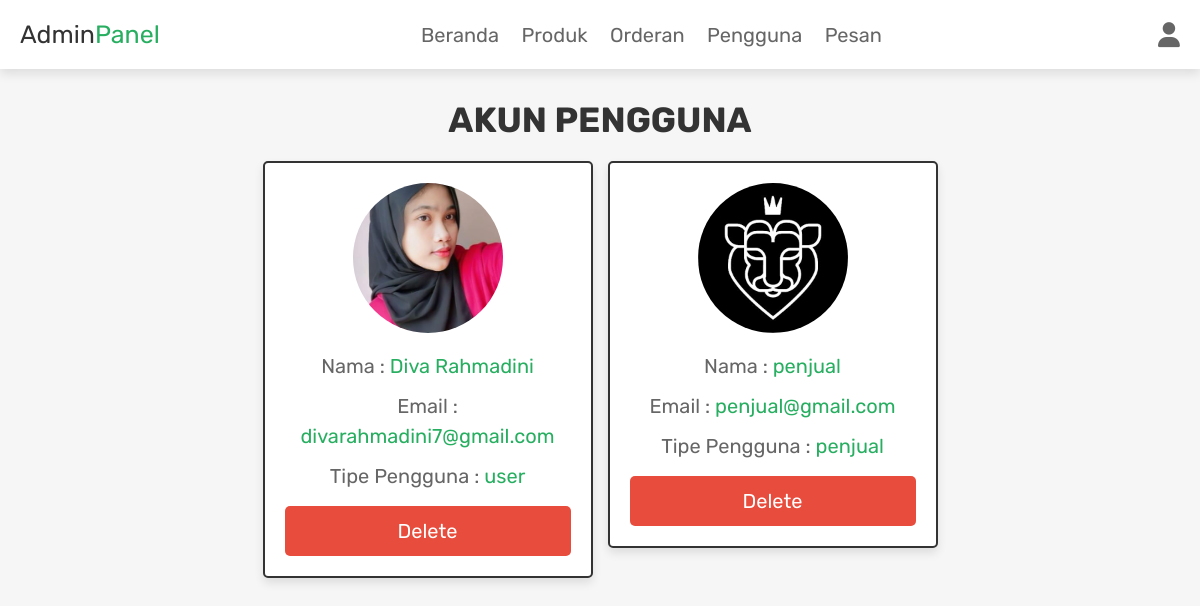
/admin_users.php (signed in), run on the app's committed database.
### tables this page shows
CREATE TABLE `users` (
  `id` int(100) NOT NULL,
  `name` varchar(100) NOT NULL,
  `email` varchar(100) NOT NULL,
  `password` varchar(100) NOT NULL,
  `user_type` varchar(20) NOT NULL DEFAULT 'user',
  `image` varchar(100) NOT NULL
);

### admin_users.php (the view, shortened to what this page needs)
<?php
@include 'config.php';
$admin_id = $_SESSION['admin_id'];
?>
<!DOCTYPE html>
<html lang="en">
<head>
   <link rel="stylesheet" href="https://cdnjs.cloudflare.com/ajax/libs/font-awesome/6.1.1/css/all.min.css">
   <link rel="stylesheet" href="css/admin_style.css">
</head>
<body>
<?php include 'admin_header.php'; ?>
<section class="user-accounts">
   <h1 class="title">Akun Pengguna</h1>
   <div class="box-container">
      <?php
         $select_users = $conn->prepare("SELECT * FROM `users`");
         $select_users->execute();
         while($fetch_users = $select_users->fetch(PDO::FETCH_ASSOC)){
      ?>
      <div class="box" style="<?php if($fetch_users['id'] == $admin_id){ echo 'display:none'; }; ?>">
         <img src="uploaded_img/<?= $fetch_users['image']; ?>" alt="">
         <p> Nama : <span><?= $fetch_users['name']; ?></span></p>
         <p> Email : <span><?= $fetch_users['email']; ?></span></p>
         <p> Tipe Pengguna : <span style=" color:<?php if($fetch_users['user_type'] == 'admin'){ echo 'orange'; }; ?>"><?= $fetch_users['user_type']; ?></span></p>
         <a href="admin_users.php?delete=<?= $fetch_users['id']; ?>" onClick="return confirm('delete this user?');" class="delete-btn">delete</a>
      </div>
      <?php
      }
      ?>
   </div>
</section>
</body>
</html>

### css/admin_style.css (style rules this page uses)
.user-accounts .box-container { display: grid; grid-template-columns: repeat(auto-fit, 33rem); gap:1.5rem; align-items: flex-start; justify-content:center; }
.user-accounts .box-container .box { border:var(--border); box-shadow: var(--box-shadow); background-color: var(--white); border-radius: .5rem; padding:2rem; text-align: center; }
.user-accounts .box-container .box img { height: 15rem; width: 15rem; border-radius: 50%; object-fit: cover; margin-bottom: 1rem; }
.user-accounts .box-container .box p { line-height: 1.5; padding:.5rem 0; font-size: 2rem; color:var(--light-color); }
.user-accounts .box-container .box p span { color:var(--green); }

### css/components.css (style rules this page uses)
:root { --green:#27ae60; --orange:#f39c12; --red:#e74c3c; --black:#333; --light-color:#666; --white:#fff; --light-bg:#f6f6f6; --border:.2rem solid var(--black); --box-shadow:0 .5rem 1rem rgba(0,0,0,.1); }
* { font-family: 'Rubik', sans-serif; margin:0; padding:0; box-sizing: border-box; outline: none; border:none; text-decoration: none; color:var(--black); }
body { background-color: var(--light-bg); }
html { font-size: 62.5%; overflow-x: hidden; scroll-behavior: smooth; scroll-padding-top: 6.5rem; }
section { padding:3rem 2rem; max-width: 1200px; margin:0 auto; }
.btn, .delete-btn, .option-btn { display: block; width: 100%; margin-top: 1rem; border-radius: .5rem; color:var(--white); font-size: 2rem; padding:1.3rem 3rem; text-transform: capitalize; cursor: pointer; text-align: center; }
.delete-btn { background-color: var(--red); }
.title { text-align: center; margin-bottom: 2rem; text-transform: uppercase; color:var(--black); font-size: 3.5rem; }

### data on the page
users: image (picture), name "Diva Rahmadini", email "divarahmadini7@gmail.com", user_type "user"
users: image (picture), name "penjual", email "penjual@gmail.com", user_type "penjual"
